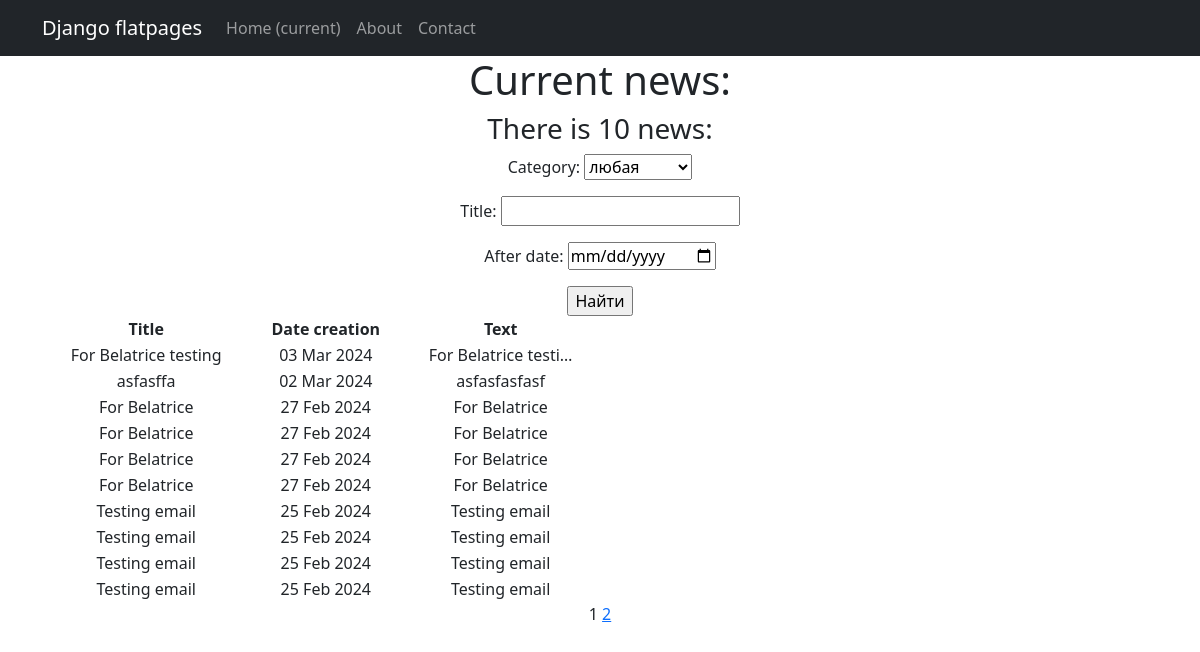
Page /news/search/ on the earlier database version.
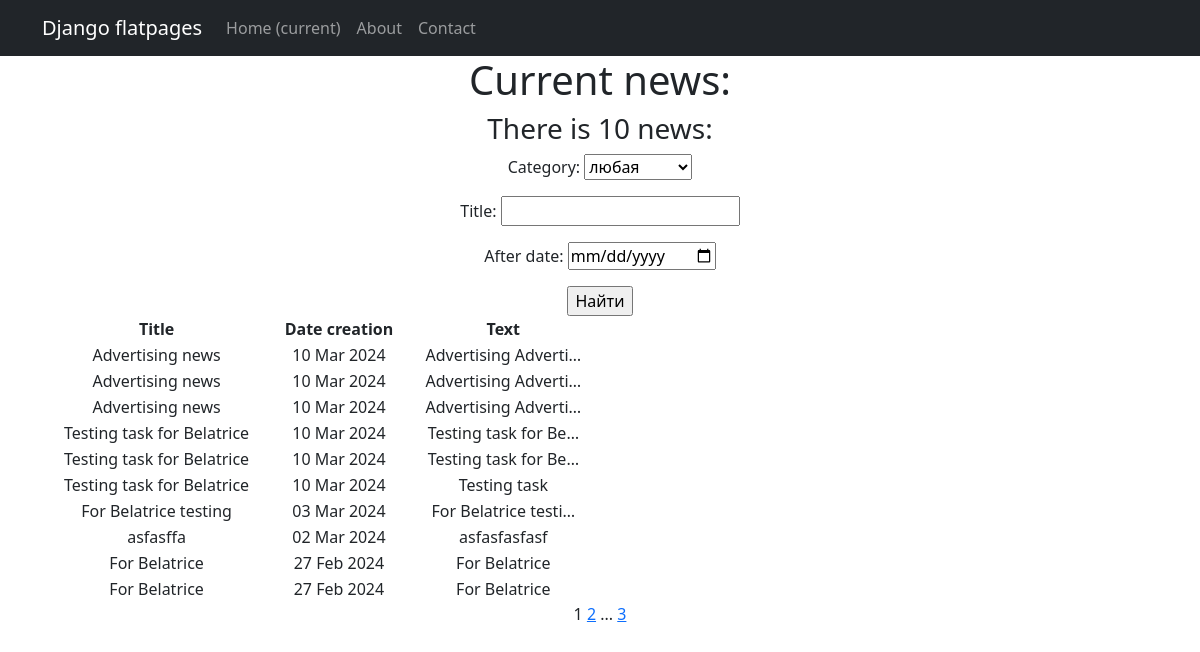
Same page on the later database version.
### newapp/models.py (models this page shows, shortened)
class Post(models.Model):# содержать в себе статьи и новости, которые создают пользователи
    author = models.ForeignKey(Author, on_delete = models.CASCADE)# связь «один ко многим» с моделью Author;
    News = 'NW'# новость
    Article = 'AR'# статья
    CATEGORY_CHOICES = (
        (News, 'Новость'),
        (Article, 'Статья')
    )
    categoryType = models.CharField(max_length = 2, choices = CATEGORY_CHOICES, default = Article)# поле с выбором — «статья» или «новость»;
    dateCreation = models.DateTimeField(auto_now_add = True)# автоматически добавляемая дата и время создания;
    postCategory = models.ManyToManyField(Category, through= 'PostCategory')# связь «многие ко многим» с моделью Category (с дополнительной моделью PostCategory);
    title = models.CharField(max_length= 128) # заголовок статьи/новости;
    text = models.TextField() # текст статьи/новости;
    rating = models.SmallIntegerField(default=0)# рейтинг статьи/новости.

### newapp/views.py (the view)
# urls.py: path('search/', NewsSearch.as_view(), name='news_search'),
class NewsSearch(ListView):
    model = Post
    ordering = '-dateCreation'
    template_name = 'news_search.html'
    context_object_name = 'news_search'
    paginate_by = 10  # вот так мы можем указать количество записей на странице
    def get_queryset(self):
        queryset = super().get_queryset()
        self.filterset = NewsFilter(self.request.GET, queryset)
        return self.filterset.qs
    def get_context_data(self, **kwargs):
        context = super().get_context_data(**kwargs)
        context['filterset'] = self.filterset
        return context

### newapp/models.py (called while the page is built)
    def __str__(self): #__str__() – магический метод для отображения информации об объекте класса для пользователей
        return self.name

### newapp/templatetags/custom_filters.py (called while the page is built)
@register.filter()
def censor(value):
    for word in censor_list:
        value = value.replace(word[1:], '*' * len(word[1:])) #Строковый метод str.replace(old, new[, count]) вернет копию строки,
    return value # Возвращаемое функцией значение подставится в шаблон.

### newapp/templates/news_search.html (shortened to what this page needs)
{% extends 'flatpages/default.html' %}
{% load custom_filters %}
{% block content %}
<h1>Current news:</h1>
<h3>There is {{news_search|length}} news:</h3>
   <form action="" method="get">
       {{ filterset.form.as_p }}
       <input type="submit" value="Найти" />
   </form>
{% if news_search %}
    <table width="50%">
        <tr>
            <td> <b>Title </b> </td>
            <td> <b>Date creation</b> </td>
            <td> <b>Text</b> </td>
        </tr>
           {% for one_news in news_search %}
           <tr>
               <td>{{ one_news.title|censor }}</td>
               <td>{{ one_news.dateCreation|date:"d M Y"}}</td>
               <td>{{ one_news.text|truncatechars:20|censor}}</td>
           </tr>
           {% endfor %}
    </table>
{% else %}
       <h2>No current news!</h2>
{% endif %}
   {{ page_obj.number }}
   {% if page_obj.has_next %}
       <a href="?page={{ page_obj.next_page_number }}">{{ page_obj.next_page_number }}</a>
       {% if paginator.num_pages != page_obj.next_page_number %}
           ...
           <a href="?page={{ page_obj.paginator.num_pages }}">{{ page_obj.paginator.num_pages }}</a>
       {% endif %}
   {% endif %}
{% endblock content%}

Differences in the rows shown:
no longer on this page (row unchanged): Post: title|censor "For Belatrice", dateCreation "27 Feb 2024", text|censor "For Belatrice"
no longer on this page (row unchanged): Post: title|censor "For Belatrice", dateCreation "27 Feb 2024", text|censor "For Belatrice"
no longer on this page (row unchanged): Post: title|censor "Testing email", dateCreation "25 Feb 2024", text|censor "Testing email"
no longer on this page (row unchanged): Post: title|censor "Testing email", dateCreation "25 Feb 2024", text|censor "Testing email"
no longer on this page (row unchanged): Post: title|censor "Testing email", dateCreation "25 Feb 2024", text|censor "Testing email"
no longer on this page (row unchanged): Post: title|censor "Testing email", dateCreation "25 Feb 2024", text|censor "Testing email"
added Post: title|censor "Advertising news", dateCreation "10 Mar 2024", text|censor "Advertising Adverti…"
added Post: title|censor "Advertising news", dateCreation "10 Mar 2024", text|censor "Advertising Adverti…"
added Post: title|censor "Advertising news", dateCreation "10 Mar 2024", text|censor "Advertising Adverti…"
added Post: title|censor "Testing task for Belatrice", dateCreation "10 Mar 2024", text|censor "Testing task for Be…"
added Post: title|censor "Testing task for Belatrice", dateCreation "10 Mar 2024", text|censor "Testing task for Be…"
added Post: title|censor "Testing task for Belatrice", dateCreation "10 Mar 2024", text|censor "Testing task"
Other differences:
{{ page_obj.paginator.num_pages }}: (not shown) → "3"
